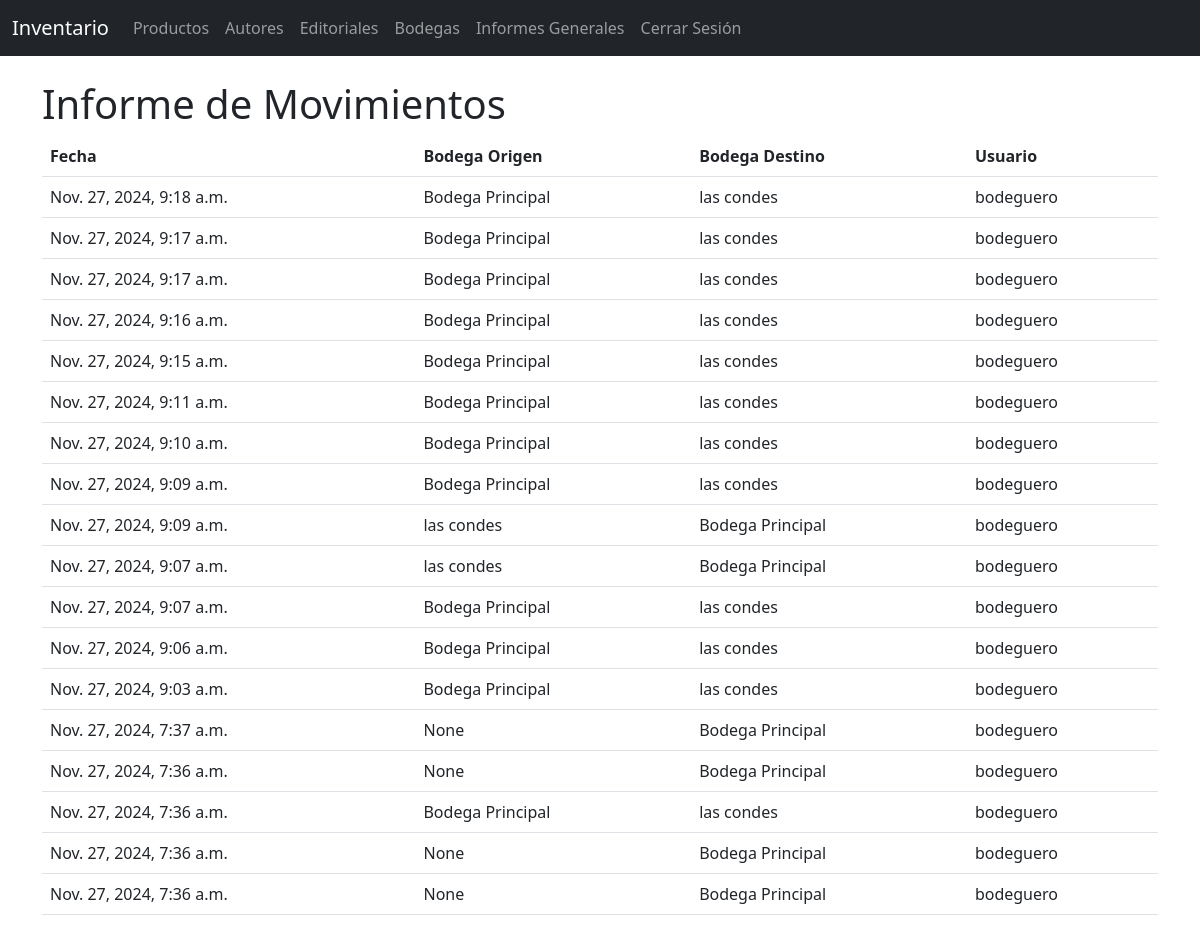
/informes/movimientos/ (signed in), run on the app's committed database.
### inventario/models.py (models this page shows, shortened)
class Movimiento(models.Model):
    bodega_origen = models.ForeignKey(
        Bodega, on_delete=models.SET_NULL, null=True, blank=True, related_name='movimientos_salida')
    bodega_destino = models.ForeignKey(
        Bodega, on_delete=models.SET_NULL, null=True, related_name='movimientos_entrada')
    productos = models.ManyToManyField(Producto, through='MovimientoDetalle')
    usuario = models.ForeignKey(
        settings.AUTH_USER_MODEL, on_delete=models.CASCADE)
    fecha = models.DateTimeField(auto_now_add=True)
    codigo = models.CharField(max_length=10, unique=True, blank=True)
    class Meta:
        ordering = ['-fecha']  # Últimos movimientos primero

class Bodega(models.Model):
    nombre = models.CharField(max_length=255, unique=True)
    def __str__(self):
        return self.nombre
    class Meta:
        ordering = ['nombre']

class Usuario(AbstractUser):
    is_jefe_bodega = models.BooleanField(default=False)
    is_bodeguero = models.BooleanField(default=False)
    def __str__(self):
        return self.username
    class Meta:
        verbose_name = "Usuario"
        verbose_name_plural = "Usuarios"

### inventario/views.py (the view)
# urls.py: path('informes/movimientos/', views.InformeMovimientosView.as_view(),
class InformeMovimientosView(LoginRequiredMixin, UserPassesTestMixin, TemplateView):
    template_name = 'informe_movimientos.html'
    def test_func(self):
        return self.request.user.is_jefe_bodega
    def get_context_data(self, **kwargs):
        context = super().get_context_data(**kwargs)
        context['movimientos'] = Movimiento.objects.all()
        return context

### inventario/templates/informe_movimientos.html (shortened to what this page needs)
{% extends "base.html" %}
{% block content %}
<h1>Informe de Movimientos</h1>
<table class="table">
    <thead>
        <tr>
            <th>Fecha</th>
            <th>Bodega Origen</th>
            <th>Bodega Destino</th>
            <th>Usuario</th>
        </tr>
    </thead>
    <tbody>
        {% for movimiento in movimientos %}
        <tr>
            <td>{{ movimiento.fecha }}</td>
            <td>{{ movimiento.bodega_origen }}</td>
            <td>{{ movimiento.bodega_destino }}</td>
            <td>{{ movimiento.usuario }}</td>
        </tr>
        {% endfor %}
    </tbody>
</table>
{% endblock %}

### data on the page
Movimiento: fecha "Nov. 27, 2024, 9:18 a.m.", bodega_origen "Bodega Principal", bodega_destino "las condes", usuario "bodeguero"
Movimiento: fecha "Nov. 27, 2024, 9:17 a.m.", bodega_origen "Bodega Principal", bodega_destino "las condes", usuario "bodeguero"
Movimiento: fecha "Nov. 27, 2024, 9:17 a.m.", bodega_origen "Bodega Principal", bodega_destino "las condes", usuario "bodeguero"
Movimiento: fecha "Nov. 27, 2024, 9:16 a.m.", bodega_origen "Bodega Principal", bodega_destino "las condes", usuario "bodeguero"
Movimiento: fecha "Nov. 27, 2024, 9:15 a.m.", bodega_origen "Bodega Principal", bodega_destino "las condes", usuario "bodeguero"
Movimiento: fecha "Nov. 27, 2024, 9:11 a.m.", bodega_origen "Bodega Principal", bodega_destino "las condes", usuario "bodeguero"
Movimiento: fecha "Nov. 27, 2024, 9:10 a.m.", bodega_origen "Bodega Principal", bodega_destino "las condes", usuario "bodeguero"
Movimiento: fecha "Nov. 27, 2024, 9:09 a.m.", bodega_origen "Bodega Principal", bodega_destino "las condes", usuario "bodeguero"
Movimiento: fecha "Nov. 27, 2024, 9:09 a.m.", bodega_origen "las condes", bodega_destino "Bodega Principal", usuario "bodeguero"
Movimiento: fecha "Nov. 27, 2024, 9:07 a.m.", bodega_origen "las condes", bodega_destino "Bodega Principal", usuario "bodeguero"
Movimiento: fecha "Nov. 27, 2024, 9:07 a.m.", bodega_origen "Bodega Principal", bodega_destino "las condes", usuario "bodeguero"
Movimiento: fecha "Nov. 27, 2024, 9:06 a.m.", bodega_origen "Bodega Principal", bodega_destino "las condes", usuario "bodeguero"
Movimiento: fecha "Nov. 27, 2024, 9:03 a.m.", bodega_origen "Bodega Principal", bodega_destino "las condes", usuario "bodeguero"
Movimiento: fecha "Nov. 27, 2024, 7:37 a.m.", bodega_origen "None", bodega_destino "Bodega Principal", usuario "bodeguero"
Movimiento: fecha "Nov. 27, 2024, 7:36 a.m.", bodega_origen "None", bodega_destino "Bodega Principal", usuario "bodeguero"
Movimiento: fecha "Nov. 27, 2024, 7:36 a.m.", bodega_origen "Bodega Principal", bodega_destino "las condes", usuario "bodeguero"
Movimiento: fecha "Nov. 27, 2024, 7:36 a.m.", bodega_origen "None", bodega_destino "Bodega Principal", usuario "bodeguero"
Movimiento: fecha "Nov. 27, 2024, 7:36 a.m.", bodega_origen "None", bodega_destino "Bodega Principal", usuario "bodeguero"
